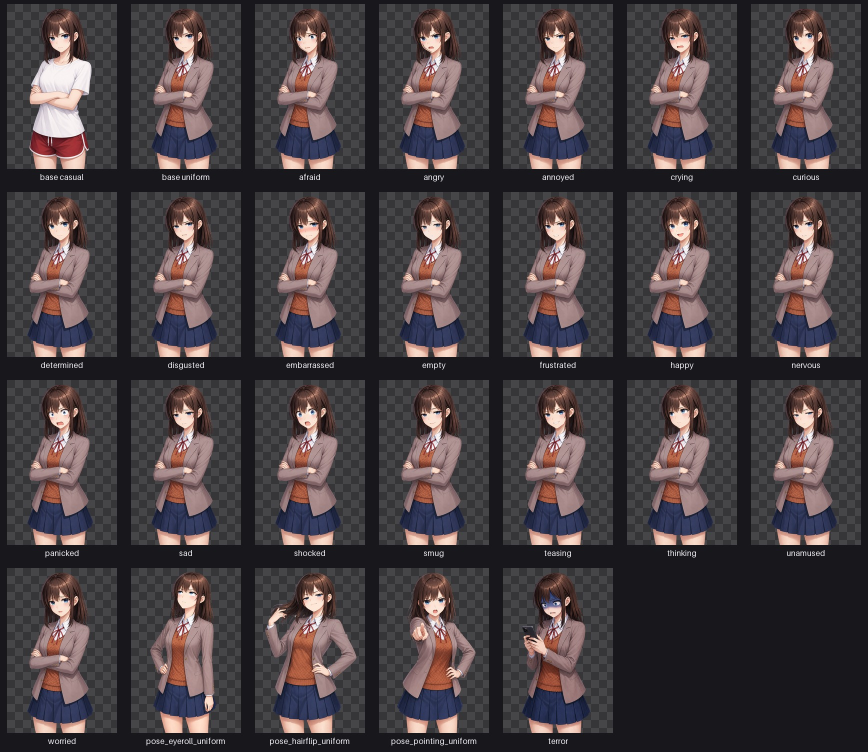
#> input picture tmp/sprite_review/asahina_contact_sheet.jpg, 1736 x 1504 px, given in place of neut_uniform_face_base.png, which was not available (shown at 1/2 size)
$ python make_contact_sheets.py
#> lines starting #> are read from the running program, lines starting #| are printed output that depends on the picture; pictures that were not available may be replaced by others from this repository, and a replacement may not be noted
from __future__ import annotations

from pathlib import Path

from PIL import Image, ImageDraw, ImageFont


PROJECT_ROOT = Path(__file__).resolve().parents[2]
SPRITE_ROOT = PROJECT_ROOT / "game" / "mod_assets" / "char_sprites"
OUTPUT_ROOT = Path(__file__).resolve().parent
CANVAS_SIZE = (1023, 1537)
THUMBNAIL_SIZE = (220, 330)
CELL_SIZE = (248, 376)
COLUMNS = 7
HEAD_CROP = (260, 120, 760, 620)
HEAD_THUMBNAIL_SIZE = (360, 360)
HEAD_CELL_SIZE = (384, 412)
HEAD_COLUMNS = 5


def checkerboard(size: tuple[int, int], tile_size: int = 16) -> Image.Image:
    background = Image.new("RGBA", size, (48, 48, 52, 255))
    draw = ImageDraw.Draw(background)
    for y in range(0, size[1], tile_size):
        for x in range(0, size[0], tile_size):
            shade = 70 if (x // tile_size + y // tile_size) % 2 else 54
            draw.rectangle(
                (x, y, x + tile_size - 1, y + tile_size - 1),
                fill=(shade, shade, shade + 3, 255),
            )
    return background


def fit_sprite(image: Image.Image) -> Image.Image:
    sprite = image.convert("RGBA")
    sprite.thumbnail(THUMBNAIL_SIZE, Image.Resampling.LANCZOS)
    panel = checkerboard(THUMBNAIL_SIZE)
    x = (THUMBNAIL_SIZE[0] - sprite.width) // 2
    y = THUMBNAIL_SIZE[1] - sprite.height
    panel.alpha_composite(sprite, (x, y))
    return panel


def make_character_sheet(character: str) -> None:
#> called with character = 'asahina'
    character_root = SPRITE_ROOT / character
    uniform_base_path = character_root / "neut_uniform_face_base.png"
    casual_base_path = character_root / "neut_face_base.png"
    uniform_base = Image.open(uniform_base_path).convert("RGBA")
    casual_base = Image.open(casual_base_path).convert("RGBA")
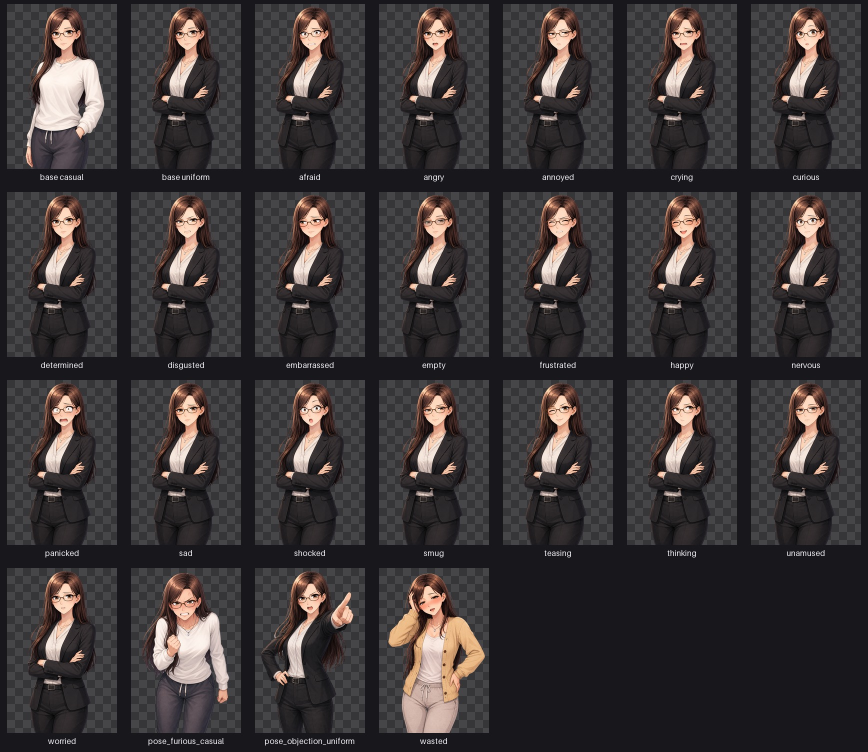
#> input picture tmp/sprite_review/himeko_contact_sheet.jpg, 1736 x 1504 px, given in place of neut_face_base.png, which was not available (shown at 1/2 size)

    entries: list[tuple[str, Image.Image]] = [
        ("base casual", casual_base),
        ("base uniform", uniform_base),
    ]

    for face_path in sorted(character_root.glob("face_*.png")):
        if face_path.name == "face_neut.png":
            continue
        face = Image.open(face_path).convert("RGBA")
        entries.append(
            (
                face_path.stem.removeprefix("face_"),
                Image.alpha_composite(uniform_base, face),
            )
        )

    for pose_path in sorted(character_root.glob("pose_*.png")):
        entries.append((pose_path.stem, Image.open(pose_path).convert("RGBA")))

    for legacy_name in ("terror.png", "wasted.png"):
        legacy_path = character_root / legacy_name
        if legacy_path.exists():
            entries.append((legacy_path.stem, Image.open(legacy_path).convert("RGBA")))

    rows = (len(entries) + COLUMNS - 1) // COLUMNS
#> rows = 1
    sheet = Image.new(
        "RGBA",
        (COLUMNS * CELL_SIZE[0], rows * CELL_SIZE[1]),
        (24, 24, 28, 255),
    )
    draw = ImageDraw.Draw(sheet)
    font = ImageFont.load_default(size=16)

    for index, (label, image) in enumerate(entries):
        column = index % COLUMNS
        row = index // COLUMNS
        cell_x = column * CELL_SIZE[0]
        cell_y = row * CELL_SIZE[1]
        sheet.alpha_composite(fit_sprite(image), (cell_x + 14, cell_y + 8))
        draw.text(
            (cell_x + CELL_SIZE[0] // 2, cell_y + 344),
            label,
            font=font,
            fill=(238, 238, 242, 255),
            anchor="ma",
        )
#> this loop made 2 passes
#> (label, column, row, cell_x, cell_y, x in fit_sprite, y in fit_sprite) on passes 1 to 2: ('base casual', 0, 0, 0, 0, 0, 139), ('base uniform', 1, 0, 248, 0, 0, 139)
#> pass 1, in fit_sprite, `panel = checkerboard(THUMBNAIL_SIZE)`:
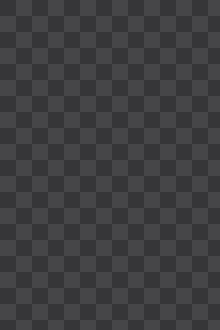
#> panel: PIL image 220x330 RGBA; mean R, G, B, A 62, 62, 65, 255
#> after the loop:
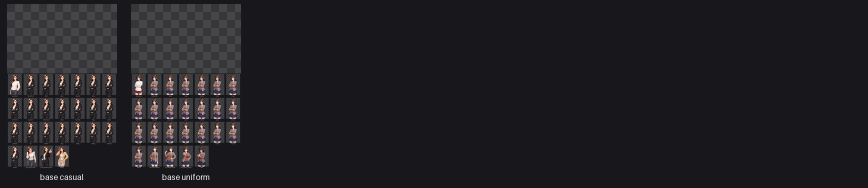
#> sheet: PIL image 1736x376 RGBA (shown at 1/2 size); mean R, G, B, A 33.1, 32.3, 35.9, 255

    sheet.convert("RGB").save(OUTPUT_ROOT / f"{character}_contact_sheet.jpg", quality=92)

    head_entries = entries[:2] + [
        entry for entry in entries[2:] if not entry[0].startswith("pose_")
    ]
#> head_entries = 2 items
    head_rows = (len(head_entries) + HEAD_COLUMNS - 1) // HEAD_COLUMNS
#> head_rows = 1
    head_sheet = Image.new(
        "RGB",
        (HEAD_COLUMNS * HEAD_CELL_SIZE[0], head_rows * HEAD_CELL_SIZE[1]),
        (24, 24, 28),
    )
    head_draw = ImageDraw.Draw(head_sheet)
    for index, (label, image) in enumerate(head_entries):
        column = index % HEAD_COLUMNS
        row = index // HEAD_COLUMNS
        cell_x = column * HEAD_CELL_SIZE[0]
        cell_y = row * HEAD_CELL_SIZE[1]
        crop = image.convert("RGBA").crop(HEAD_CROP)
        crop.thumbnail(HEAD_THUMBNAIL_SIZE, Image.Resampling.LANCZOS)
        panel = checkerboard(HEAD_THUMBNAIL_SIZE, tile_size=20)
        panel.alpha_composite(
            crop,
            (
                (HEAD_THUMBNAIL_SIZE[0] - crop.width) // 2,
                (HEAD_THUMBNAIL_SIZE[1] - crop.height) // 2,
            ),
        )
        head_sheet.paste(panel.convert("RGB"), (cell_x + 12, cell_y + 8))
        head_draw.text(
            (cell_x + HEAD_CELL_SIZE[0] // 2, cell_y + 380),
            label,
            font=font,
            fill=(238, 238, 242),
            anchor="ma",
        )
#> this loop made 2 passes
#> (label, column, row, cell_x, cell_y) on passes 1 to 2: ('base casual', 0, 0, 0, 0), ('base uniform', 1, 0, 384, 0)
#> pass 1, in make_character_sheet, `crop = image.convert("RGBA").crop(HEAD_CROP)`:
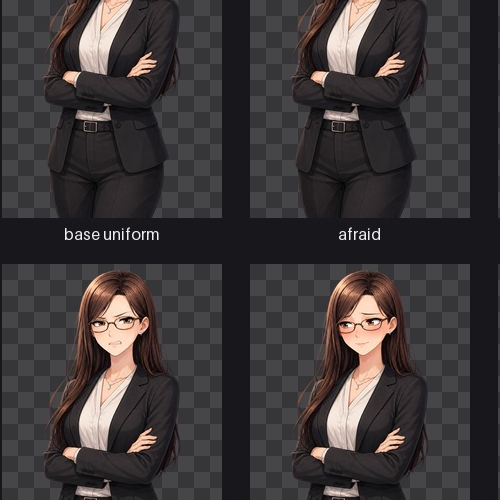
#> crop: PIL image 500x500 RGBA; mean R, G, B, A 61.3, 56.4, 57.1, 255
#> pass 1, in make_character_sheet, `panel = checkerboard(HEAD_THUMBNAIL_SIZE, tile_size=20)`:
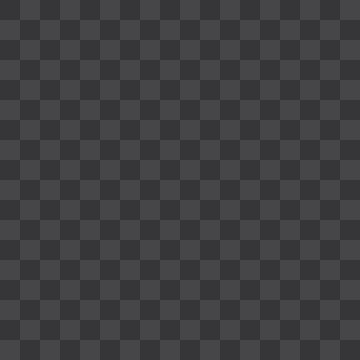
#> panel: PIL image 360x360 RGBA; mean R, G, B, A 62, 62, 65, 255
#> pass 2, in make_character_sheet, `crop = image.convert("RGBA").crop(HEAD_CROP)`:
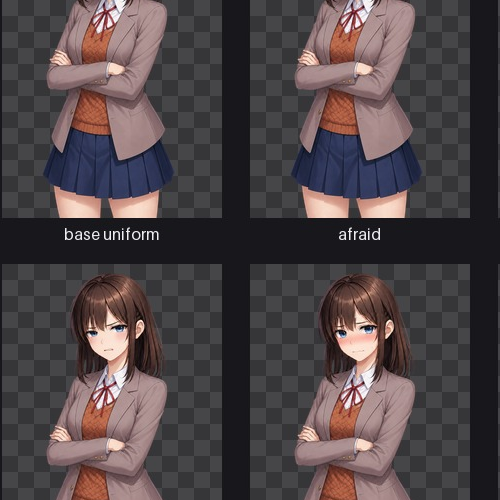
#> crop: PIL image 500x500 RGBA; mean R, G, B, A 78.9, 69.4, 71.7, 255
#> after the loop:
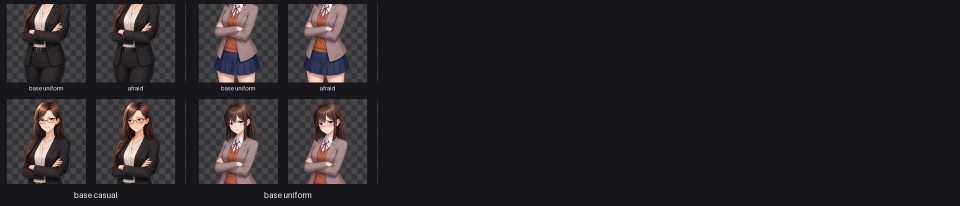
#> head_sheet: PIL image 1920x412 RGB (shown at 1/2 size); mean R, G, B 39.3, 36.9, 40.1
    head_sheet.save(OUTPUT_ROOT / f"{character}_heads.jpg", quality=95)


for character_name in ("asahina", "matsuda", "himeko"):
#> (the run stopped early here; a loop or call above may not have finished)
